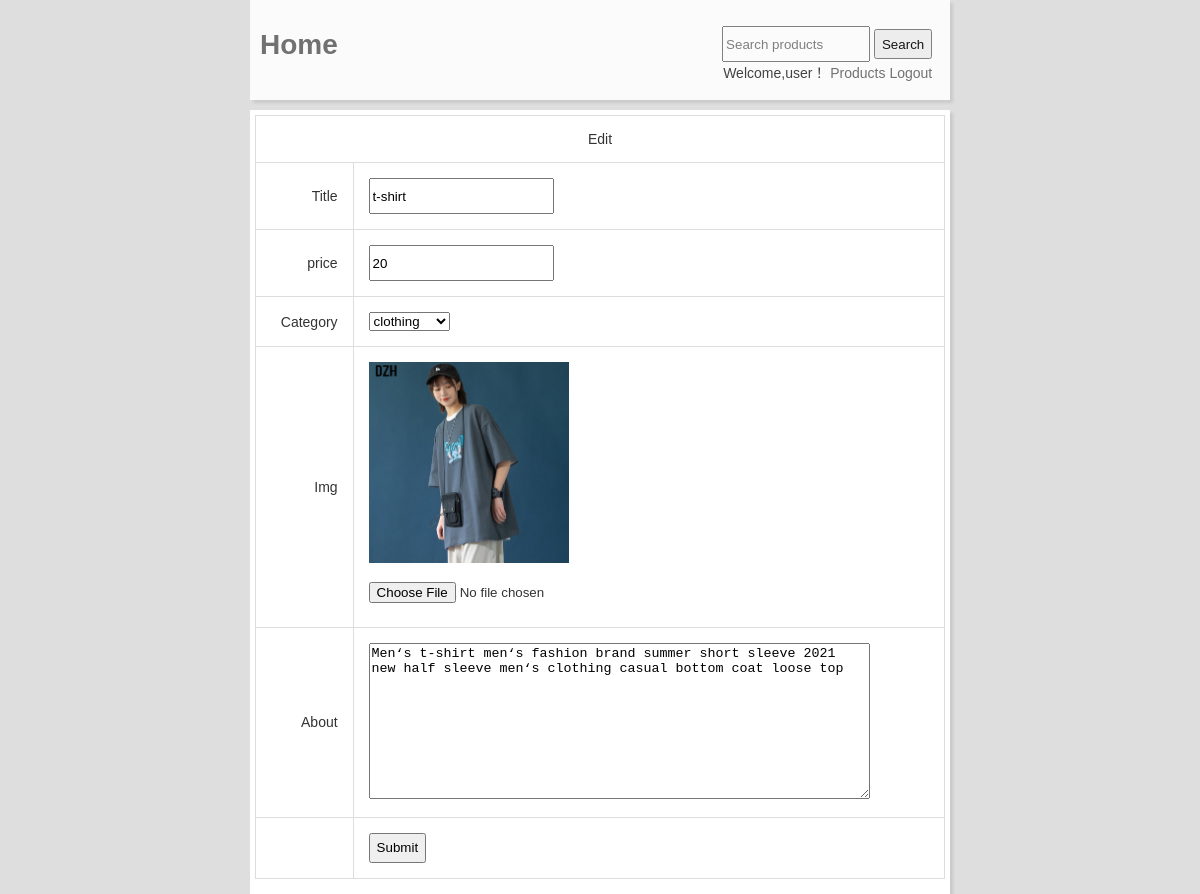
Page /goodsedit.php?id=1 (signed in) on the committed database.
### tables this page shows
CREATE TABLE `goods` (
  `id` int(11) NOT NULL,
  `goodsName` varchar(500) NOT NULL,
  `desc` text,
  `price` varchar(500) NOT NULL,
  `image` varchar(500) NOT NULL,
  `catid` int(11) NOT NULL,
  `uid` int(10) DEFAULT '0',
  `addTime` varchar(500) NOT NULL
);

### web/mysql.php (called while the page is built, shortened)
<?php
function query($sql){
	$conn = mysqli_connect('127.0.0.1','root','root','work_shop_ershou') or die('数据连接失败');
    mysqli_query($conn,'SET NAMES UTF8') or die('字符集错误');
	return mysqli_query($conn,$sql);
}

### web/goodsedit.php (the view, shortened to what this page needs)
<?php
$id = $_GET['id'];
include('mysql.php');
$res = query('select * from goods where id = '.$id);
$film = mysqli_fetch_array($res);
?>
<!DOCTYPE html>
<html>
<head lang="en">
	<link rel="stylesheet" type="text/css" href="css/css.css" />
</head>
<body>
<?php include("header.php"); ?>
	<div class="container">
	<form method="post" enctype="multipart/form-data">
		<table class="table" cellpadding="0" cellspacing="0" border="0">
			<tr>
				<td colspan="2" align="center">Edit</td>
			</tr>
			<tr>
				<td align="right">Title</td>
				<td>
					<input name="name" required="required" value="<?php echo $film['goodsName']; ?>" maxlength="25" type="text"/>
				</td>
			</tr>
			<tr>
				<td align="right">price</td>
				<td>
					<input name="price" required="required" value="<?php echo $film['price']; ?>" maxlength="25" type="text"/>
				</td>
			</tr>
			<tr>
				<td align="right">Category</td>
				<td>
				<select name="catid">
					<?php
						$sql = 'select * from cate where type = 1 order by id desc ';
						$res = query($sql);
						while($r = mysqli_fetch_array($res)){
							$selected = $film['catid'] == $r['id']?'selected':'';
							echo '<option value="'.$r['id'].'" '.$selected.'>'.$r['title'].'</option>';
						}
					?>
				</select>
				</td>
			</tr>
			<tr>
				<td align="right">Img</td>
				<td>
					<img src="img/<?php echo $film['image']; ?>" width="200" /><br /><br />
					<input name="img" id="img" type="file" />
				</td>
			</tr>
			<tr>
				<td align="right">About</td>
				<td>
					<textarea name="desc"maxlength="500" required="required" cols="60" rows="10"><?php echo $film['desc']; ?></textarea>
				</td>
			</tr>
			<tr>
				<td align="right"> </td>
				<td>
					<input type="submit" value="Submit" />
				</td>
			</tr>
		</table>
	</form>
</div>
</body>
</html>

### web/css/css.css (style rules this page uses)
body,html { margin: 0px; padding: 0px; font-size: 14px;font-family: '微软雅黑'; color: #333; background-size:cover }
img { border:0px; }
.container { width: 690px; overflow: hidden; margin: 0px auto; background: #fff; box-shadow: 3px 3px 3px rgba(0, 0, 0, 0.1); overflow: hidden; padding: 5px; margin-top: 10px; }
.table { width: 100%; border-bottom: 1px solid #ddd; border-left: 1px solid #ddd; margin-bottom: 10px; }
.table td { padding: 15px; border-top: 1px solid #ddd; border-right: 1px solid #ddd; }
input { height:30px }
body { font-family: sans-serif; background-color: #dedede; color: #333; margin: 0; }
img { max-width: 100%; height: auto; }

### rows in the picture
goods: name "t-shirt", price "20", image (picture), desc "Men‘s t-shirt men‘s fashion brand summer short sleeve 2021 new half sleeve men‘s clothing casual bottom coat loose top"

### other values in the picture
$_SESSION['name'] "user"
form field catid "clothing"
